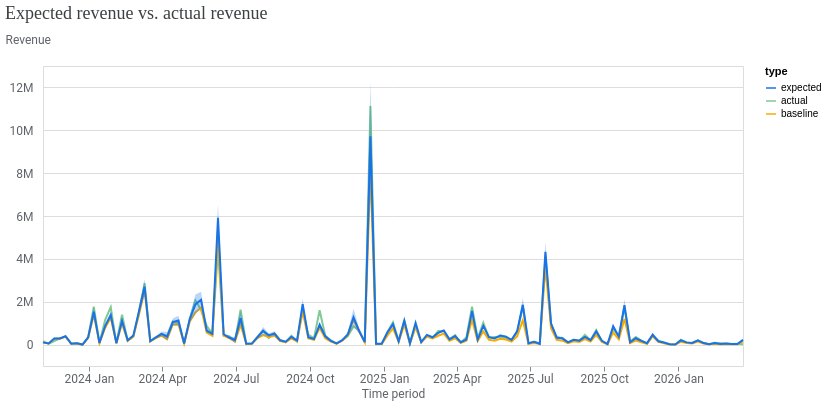

Notebook source saved alongside this figure:
### Markdown cell above
2\. Assess the model's fit by comparing the expected sales against the actual sales.

### Code cell
model_fit = visualizer.ModelFit(mmm)
model_fit.plot_model_fit()

### Figure 1 — Vega-Lite specification as saved in the notebook (floating-point values rounded to 4 significant figures; data arrays with more than 128 entries replaced by an {"elided": "..."} marker saying what was removed)
{"config": {"view": {"continuousWidth": 300, "continuousHeight": 300}, "axis": {"labelColor": "#5F6368", "labelFont": "Roboto", "labelFontSize": 12, "titleColor": "#5F6368", "titleFont": "Roboto", "titleFontSize": 12, "titleFontWeight": "normal"}}, "layer": [{"mark": {"type": "line"}, "encoding": {"color": {"field": "type", "scale": {"domain": ["expected", "actual", "baseline"], "range": ["#1A73E8", "#81C995", "#F9AB00"]}, "type": "nominal"}, "x": {"axis": {"domainColor": "#DADCE0", "format": "%Y %b", "grid": false, "tickCount": 8}, "field": "time", "title": "Time period", "type": "temporal"}, "y": {"axis": {"domain": false, "labelExpr": "replace(format(datum.value, '.3~s'), 'G', 'B')", "labelPadding": 10, "tickCount": 5, "ticks": false, "titleAlign": "left", "titleAngle": 0, "titleY": -20}, "field": "mean", "title": "Revenue", "type": "quantitative"}}}, {"mark": {"type": "rule", "opacity": 0}, "encoding": {"opacity": {"condition": {"param": "param_1", "value": 0.3, "empty": false}, "value": 0}, "tooltip": [{"field": "time", "title": "Time period", "type": "temporal"}, {"field": "expected", "format": ",.0f", "title": "Expected", "type": "quantitative"}, {"field": "actual", "format": ",.0f", "title": "Actual", "type": "quantitative"}, {"field": "baseline", "format": ",.0f", "title": "Baseline", "type": "quantitative"}], "x": {"field": "time", "type": "temporal"}}, "name": "view_1", "transform": [{"pivot": "type", "value": "mean", "groupby": ["time"]}]}, {"mark": {"type": "circle", "filled": false, "size": 36}, "encoding": {"color": {"field": "type", "legend": null, "scale": {"domain": ["expected", "actual", "baseline"], "range": ["#1A73E8", "#81C995", "#F9AB00"]}, "type": "nominal"}, "opacity": {"condition": {"param": "param_1", "value": 1, "empty": false}, "value": 0}, "x": {"field": "time", "type": "temporal"}, "y": {"field": "mean", "type": "quantitative"}}}, {"mark": {"type": "area", "opacity": 0.3}, "encoding": {"color": {"field": "type", "legend": null, "scale": {"domain": ["expected"], "range": ["#1A73E8"]}, "type": "nominal"}, "x": {"field": "time", "type": "temporal"}, "y": {"field": "ci_hi", "type": "quantitative"}, "y2": {"field": "ci_lo"}}}], "data": {"name": "data-23874ea707e8357d2df9ab98fcf45b47"}, "params": [{"name": "param_1", "select": {"type": "point", "clear": "pointerout", "fields": ["time"], "nearest": true, "on": "pointerover"}, "views": ["view_1"]}], "resolve": {"scale": {"color": "independent"}}, "title": {"text": "Expected revenue vs. actual revenue", "anchor": "start", "color": "#3C4043", "font": "Google Sans Display", "fontSize": 18, "fontWeight": "normal", "offset": 10}, "width": 700, "$schema": "https://vega.github.io/schema/vega-lite/v5.20.1.json", "datasets": {"data-23874ea707e8357d2df9ab98fcf45b47": {"elided": "375 records"}}}
